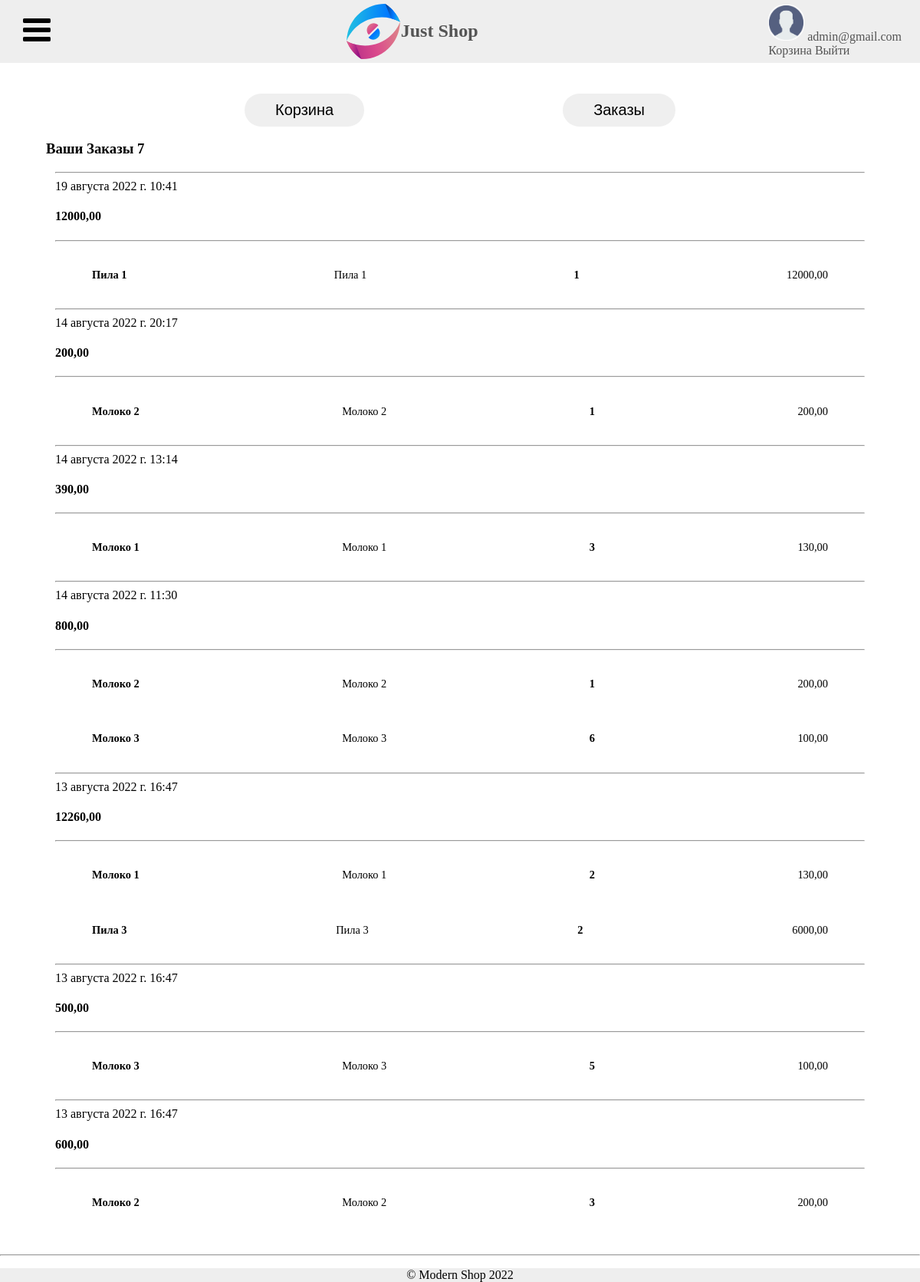
Before: /cart/orders/ (signed in) with the older database file.
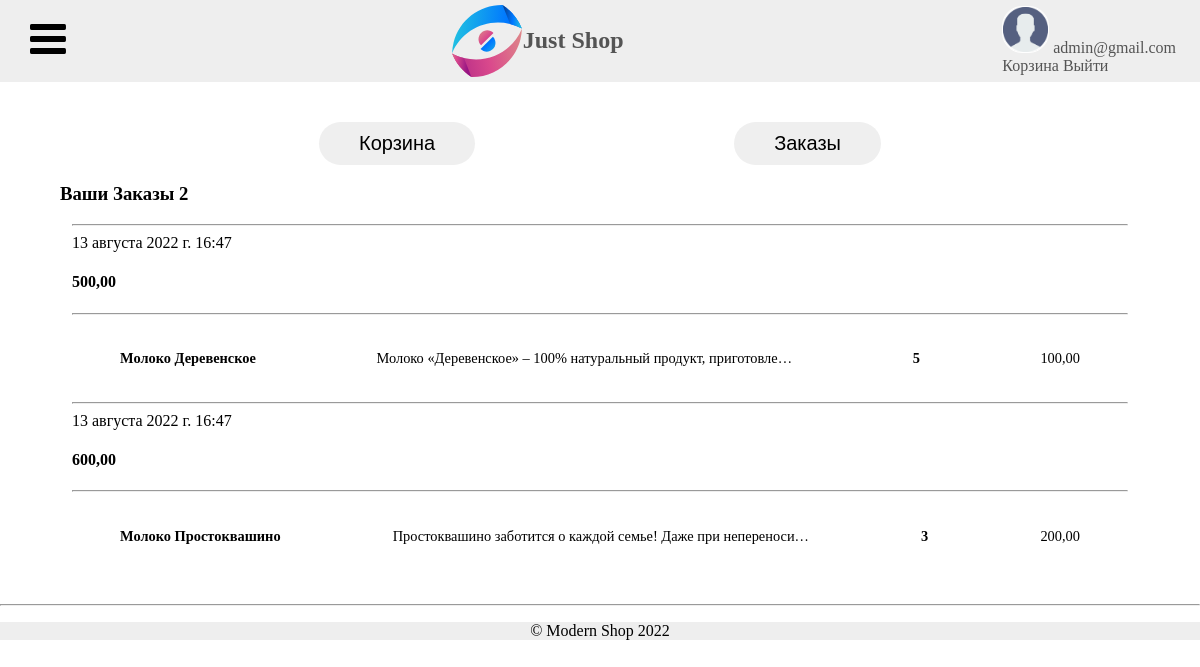
After: the same page with the newer database file.
### cart/models.py (models this page shows, shortened)
class Order(models.Model):
    customer = models.ForeignKey(User, related_name='customer',
                                 on_delete=models.CASCADE, verbose_name='Покупатель')
    products = models.ManyToManyField(Product, verbose_name='Товары', blank=True, through='ProductInOrder')
    created = models.DateTimeField(auto_now_add=True, verbose_name='Дата и Время создание')
    class Meta:
        verbose_name = 'Заказ'
        verbose_name_plural = 'Заказы'
        ordering = ['-created']

class ProductInOrder(models.Model):
    order = models.ForeignKey(Order, on_delete=models.CASCADE, verbose_name='Заказ')
    product = models.ForeignKey(Product, verbose_name='Товар', on_delete=models.CASCADE, related_name='product_in_order')
    quantity = models.PositiveSmallIntegerField(verbose_name='Количество')

### shop/models.py (models this page shows, shortened)
class Product(models.Model):
    category = models.ForeignKey(
        Category,
        on_delete=models.PROTECT,
        related_name='products',
        verbose_name='Категория'
    )
    title = models.CharField(
        max_length=300,
        verbose_name='Название'
    )
    description = models.TextField(
        max_length=1000,
        verbose_name='Описание'
    )
    image = models.ImageField(
        upload_to='products/',
        verbose_name='Изображение'
    )
    price = models.DecimalField(max_digits=7, decimal_places=2, verbose_name='Цена', default=0)
    slug = models.SlugField(unique=True)
    class Meta:
        verbose_name = 'Товар'
        verbose_name_plural = 'Товары'

### cart/views.py (the view)
# urls.py: path('orders/', OrdersListView.as_view(), name='orders'),
class OrdersListView(ListView):
    context_object_name = "orders"
    template_name = 'view_orders.html'
    def get_queryset(self):
        orders = get_orders(self.request.user)
        if not orders:
            messages.success(self.request, 'Зарегистрируйтесь')
        return orders

### cart/services.py (called while the page is built)
def get_orders(user):
    if user.is_authenticated:
        view_orders = {}
        orders = Order.objects.filter(customer=user)
        for order in orders:
            products =  ProductInOrder.objects.filter(order=order)
            cost = 0
            for product in products: cost += product.product.price * product.quantity
            view_orders[order.id] = {
                    "created" : order.created,
                    "cost": cost,
                    "products" : products
                }
        return view_orders
    return False

### shop/context_processors.py (called while the page is built)
def catalog(request):
    return {'catalog': Category.objects.all()}

### cart/templates/view_orders.html (shortened to what this page needs)
{% extends 'base.html' %}
{% load static %}
{% block content %}
    <link rel="stylesheet" type="text/css" href="{% static 'css/view_orders.css' %}"/>
    <div>
        {% include 'cart-menu.html' %}
        <div class="view-order">
            {% if not orders %}
            <div>
                <h4>Заказов нет</h4>
            </div>
            {% else %}
            <div>
                <h3>
                    <span>Ваши Заказы</span>
                    <span>{{ orders|length }}</span>
                </h3>
                <div>
                    {% for order in orders.values %}
                        <div class="order">
                            <hr/>
                            {{ order.created }}
                            <h4>{{ order.cost }}</h4>
                            <hr/>
                            {% for product in order.products %}
                                <div class="product_in_order">
                                    <h4>{{ product.product.title}}</h4>
                                    <span>{{ product.product.description|truncatechars:60 }}</span>
                                    <h4>{{ product.quantity }}</h4>
                                    <span>{{ product.product.price }}</span>
                                </div>
                            {% endfor %}
                        </div>
                    {% endfor %}
                </div>
            </div>
            {% endif %}
        </div>
    </div>
{% endblock %}

Changed rows visible on the page:
removed Order: created "19 августа 2022 г. 10:41"
removed ProductInOrder: product "Пила 1", product.description "Пила 1", quantity "1", product.price "12000,00", shown under "19 августа 2022 г. 10:41"
removed Order: created "14 августа 2022 г. 20:17"
removed ProductInOrder: product "Молоко 2", product.description "Молоко 2", quantity "1", product.price "200,00", shown under "14 августа 2022 г. 20:17"
removed Order: created "14 августа 2022 г. 13:14"
removed ProductInOrder: product "Молоко 1", product.description "Молоко 1", quantity "3", product.price "130,00", shown under "14 августа 2022 г. 13:14"
removed Order: created "14 августа 2022 г. 11:30"
removed ProductInOrder: product "Молоко 2", product.description "Молоко 2", quantity "1", product.price "200,00", shown under "14 августа 2022 г. 11:30"
removed ProductInOrder: product "Молоко 3", product.description "Молоко 3", quantity "6", product.price "100,00", shown under "14 августа 2022 г. 11:30"
removed Order: created "13 августа 2022 г. 16:47"
removed ProductInOrder: product "Молоко 1", product.description "Молоко 1", quantity "2", product.price "130,00", shown under "13 августа 2022 г. 16:47"
removed ProductInOrder: product "Пила 3", product.description "Пила 3", quantity "2", product.price "6000,00", shown under "13 августа 2022 г. 16:47"
changed through a linked row, ProductInOrder: product "Молоко 3" → "Молоко Деревенское"; product.description "Молоко 3" → "Молоко «Деревенское» – 100% натуральный продукт, приготовле…"
changed through a linked row, ProductInOrder: product "Молоко 2" → "Молоко Простоквашино"; product.description "Молоко 2" → "Простоквашино заботится о каждой семье! Даже при непереноси…"
Other visible differences:
{{ orders|length }}: "7" → "2"
list line gone: "12000,00"
list line gone: "200,00"
list line gone: "390,00"
list line gone: "800,00"
list line gone: "12260,00"
